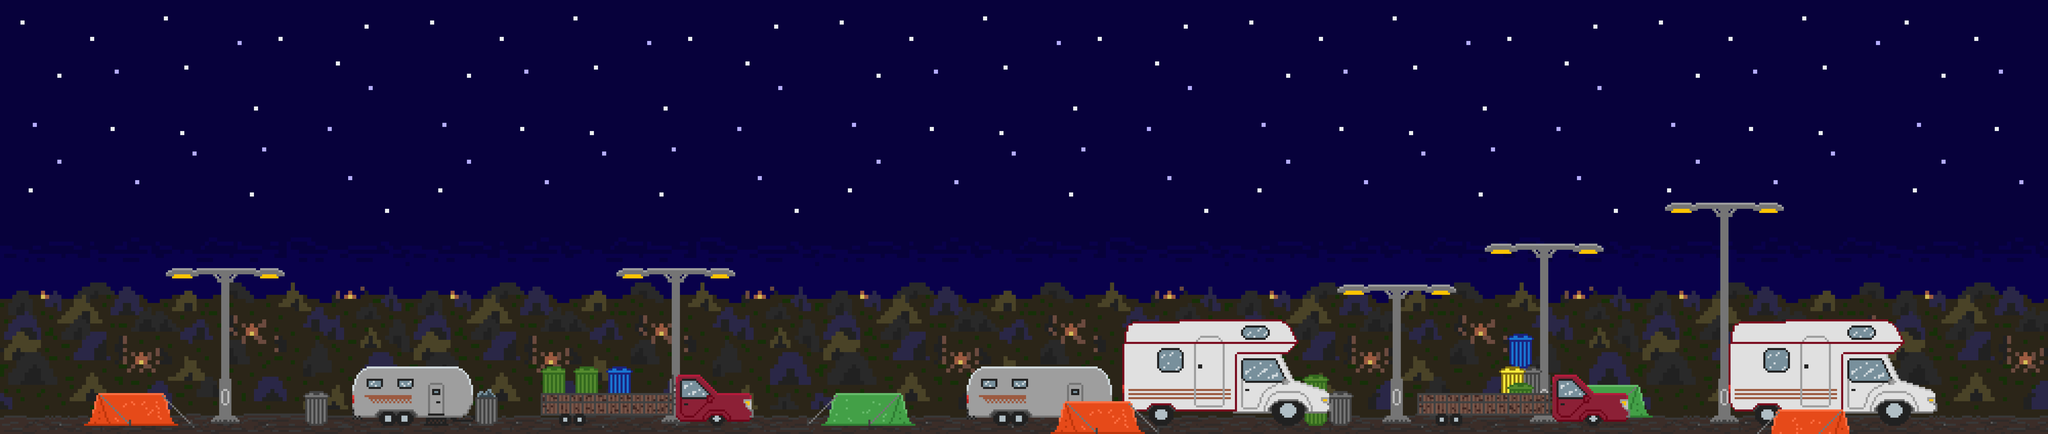

This is a level from a 2D game, rendered from its Tiled map with the project's own tilesets. A one-line summary and the map file follow, with tile-layer data summarised:
An orthogonal 250x53 tile map with 32x32 px tiles, 5 tile layers (background, ground, background objects, objects, ...), 1 hidden layer not drawn, 3 tilesets.

<map version="1.2" tiledversion="1.3.4" orientation="orthogonal" renderorder="right-down" width="250" height="53" tilewidth="32" tileheight="32" infinite="0" nextlayerid="8" nextobjectid="1">
 <tileset firstgid="1" source="tilesets/tents background.tsx" />
 <tileset firstgid="2501" source="tilesets/homem.tsx" />
 <tileset firstgid="2526" source="tilesets/tents objects.tsx" />
 <layer id="1" name="background" width="250" height="53">
  <data>[13250 cells, 12753 non-empty, 2500 distinct tile ids]</data>
 </layer>
 <layer id="4" name="ground" width="250" height="53">
  <data>[13250 cells, 750 non-empty, 150 distinct tile ids]</data>
 </layer>
 <layer id="5" name="background objects" width="250" height="53">
  <data>[13250 cells, 1106 non-empty, 432 distinct tile ids]</data>
 </layer>
 <layer id="2" name="objects" width="250" height="53">
  <data>[13250 cells, 1841 non-empty, 1021 distinct tile ids]</data>
 </layer>
 <layer id="6" name="foreground objects" width="250" height="53">
  <data>[13250 cells, 143 non-empty, 143 distinct tile ids]</data>
 </layer>
 <layer id="7" name="colisions" width="250" height="53" visible="0" opacity="0.83">
  <data>[13250 cells, 1519 non-empty, 1 distinct tile ids]</data>
 </layer>
</map>